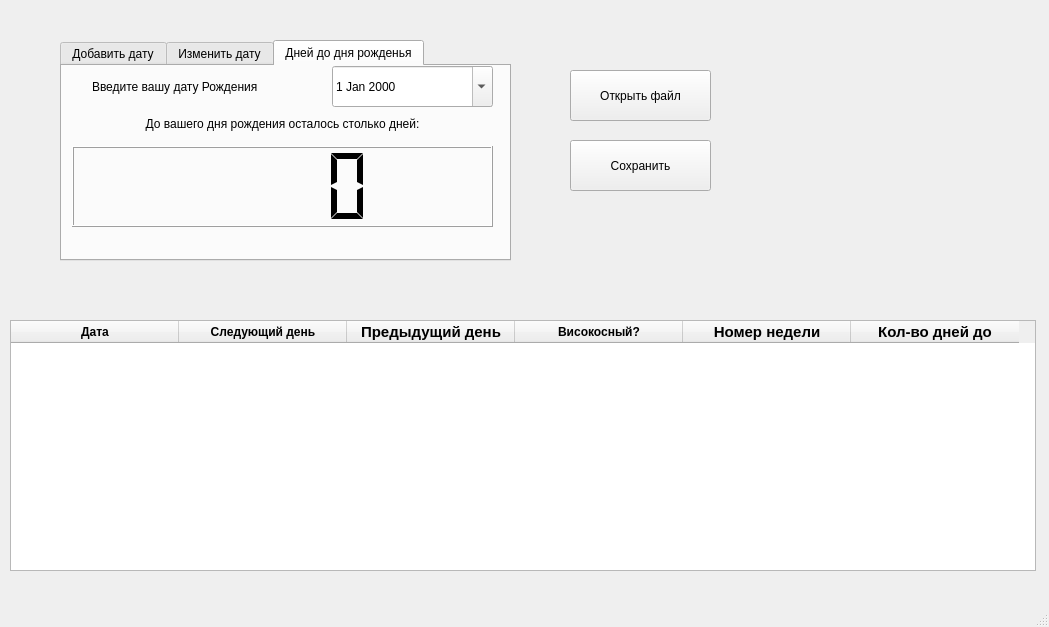
<?xml version="1.0" encoding="UTF-8"?>
<ui version="4.0">
 <class>MainWindow</class>
 <widget class="QMainWindow" name="MainWindow">
  <property name="geometry">
   <rect>
    <x>0</x>
    <y>0</y>
    <width>1049</width>
    <height>627</height>
   </rect>
  </property>
  <property name="windowTitle">
   <string>MainWindow</string>
  </property>
  <widget class="QWidget" name="centralwidget">
   <widget class="QTableWidget" name="table">
    <property name="geometry">
     <rect>
      <x>10</x>
      <y>320</y>
      <width>1026</width>
      <height>251</height>
     </rect>
    </property>
    <property name="lineWidth">
     <number>2</number>
    </property>
    <property name="horizontalScrollBarPolicy">
     <enum>Qt::ScrollBarAsNeeded</enum>
    </property>
    <property name="sizeAdjustPolicy">
     <enum>QAbstractScrollArea::AdjustIgnored</enum>
    </property>
    <property name="editTriggers">
     <set>QAbstractItemView::NoEditTriggers</set>
    </property>
    <property name="selectionBehavior">
     <enum>QAbstractItemView::SelectItems</enum>
    </property>
    <property name="rowCount">
     <number>0</number>
    </property>
    <attribute name="horizontalHeaderVisible">
     <bool>true</bool>
    </attribute>
    <attribute name="horizontalHeaderCascadingSectionResizes">
     <bool>true</bool>
    </attribute>
    <attribute name="horizontalHeaderDefaultSectionSize">
     <number>168</number>
    </attribute>
    <attribute name="verticalHeaderShowSortIndicator" stdset="0">
     <bool>false</bool>
    </attribute>
    <attribute name="verticalHeaderStretchLastSection">
     <bool>false</bool>
    </attribute>
    <column>
     <property name="text">
      <string>Дата</string>
     </property>
     <property name="font">
      <font>
       <family>Ubuntu</family>
       <bold>true</bold>
      </font>
     </property>
    </column>
    <column>
     <property name="text">
      <string>Следующий день</string>
     </property>
     <property name="font">
      <font>
       <family>Ubuntu</family>
       <bold>true</bold>
      </font>
     </property>
    </column>
    <column>
     <property name="text">
      <string>Предыдущий день</string>
     </property>
     <property name="font">
      <font>
       <family>Ubuntu</family>
       <pointsize>11</pointsize>
       <bold>true</bold>
       <stylestrategy>PreferAntialias</stylestrategy>
       <kerning>true</kerning>
      </font>
     </property>
    </column>
    <column>
     <property name="text">
      <string>Високосный?</string>
     </property>
     <property name="font">
      <font>
       <family>Ubuntu</family>
       <bold>true</bold>
      </font>
     </property>
    </column>
    <column>
     <property name="text">
      <string>Номер недели</string>
     </property>
     <property name="font">
      <font>
       <family>Ubuntu</family>
       <pointsize>11</pointsize>
       <bold>true</bold>
      </font>
     </property>
    </column>
    <column>
     <property name="text">
      <string>Кол-во дней до</string>
     </property>
     <property name="font">
      <font>
       <family>Ubuntu</family>
       <pointsize>11</pointsize>
       <bold>true</bold>
      </font>
     </property>
    </column>
   </widget>
   <widget class="QTabWidget" name="tabWidget">
    <property name="geometry">
     <rect>
      <x>60</x>
      <y>40</y>
      <width>451</width>
      <height>221</height>
     </rect>
    </property>
    <property name="currentIndex">
     <number>2</number>
    </property>
    <property name="iconSize">
     <size>
      <width>16</width>
      <height>16</height>
     </size>
    </property>
    <widget class="QWidget" name="Add">
     <attribute name="title">
      <string>Добавить дату</string>
     </attribute>
     <widget class="QPushButton" name="addDate">
      <property name="geometry">
       <rect>
        <x>70</x>
        <y>90</y>
        <width>311</width>
        <height>51</height>
       </rect>
      </property>
      <property name="text">
       <string>Добавить дату</string>
      </property>
     </widget>
     <widget class="QDateEdit" name="DateAddText">
      <property name="geometry">
       <rect>
        <x>30</x>
        <y>30</y>
        <width>391</width>
        <height>51</height>
       </rect>
      </property>
      <property name="alignment">
       <set>Qt::AlignCenter</set>
      </property>
      <property name="dateTime">
       <datetime>
        <hour>0</hour>
        <minute>0</minute>
        <second>0</second>
        <year>2024</year>
        <month>3</month>
        <day>23</day>
       </datetime>
      </property>
      <property name="time">
       <time>
        <hour>0</hour>
        <minute>0</minute>
        <second>0</second>
       </time>
      </property>
      <property name="minimumDateTime">
       <datetime>
        <hour>18</hour>
        <minute>29</minute>
        <second>12</second>
        <year>1752</year>
        <month>9</month>
        <day>14</day>
       </datetime>
      </property>
      <property name="minimumDate">
       <date>
        <year>1752</year>
        <month>9</month>
        <day>14</day>
       </date>
      </property>
      <property name="calendarPopup">
       <bool>true</bool>
      </property>
      <property name="date">
       <date>
        <year>2024</year>
        <month>3</month>
        <day>23</day>
       </date>
      </property>
     </widget>
     <widget class="QLabel" name="label_4">
      <property name="geometry">
       <rect>
        <x>30</x>
        <y>10</y>
        <width>391</width>
        <height>16</height>
       </rect>
      </property>
      <property name="text">
       <string>Введите дату для добавления</string>
      </property>
      <property name="alignment">
       <set>Qt::AlignCenter</set>
      </property>
     </widget>
    </widget>
    <widget class="QWidget" name="chn">
     <attribute name="title">
      <string>Изменить дату</string>
     </attribute>
     <widget class="QPushButton" name="changeDate">
      <property name="geometry">
       <rect>
        <x>70</x>
        <y>150</y>
        <width>311</width>
        <height>31</height>
       </rect>
      </property>
      <property name="text">
       <string>Изменить дату</string>
      </property>
     </widget>
     <widget class="QLineEdit" name="lineEdit">
      <property name="geometry">
       <rect>
        <x>20</x>
        <y>10</y>
        <width>411</width>
        <height>51</height>
       </rect>
      </property>
      <property name="mouseTracking">
       <bool>true</bool>
      </property>
      <property name="autoFillBackground">
       <bool>false</bool>
      </property>
      <property name="inputMask">
       <string/>
      </property>
      <property name="text">
       <string> Введите номер для изменения</string>
      </property>
      <property name="maxLength">
       <number>50</number>
      </property>
      <property name="echoMode">
       <enum>QLineEdit::Normal</enum>
      </property>
      <property name="cursorPosition">
       <number>28</number>
      </property>
      <property name="alignment">
       <set>Qt::AlignCenter</set>
      </property>
      <property name="clearButtonEnabled">
       <bool>true</bool>
      </property>
     </widget>
     <widget class="QDateEdit" name="DateChangeText">
      <property name="geometry">
       <rect>
        <x>20</x>
        <y>100</y>
        <width>411</width>
        <height>31</height>
       </rect>
      </property>
      <property name="alignment">
       <set>Qt::AlignCenter</set>
      </property>
      <property name="calendarPopup">
       <bool>true</bool>
      </property>
     </widget>
     <widget class="QLabel" name="label_3">
      <property name="geometry">
       <rect>
        <x>20</x>
        <y>70</y>
        <width>411</width>
        <height>16</height>
       </rect>
      </property>
      <property name="text">
       <string>Введите дату для изменения</string>
      </property>
      <property name="alignment">
       <set>Qt::AlignCenter</set>
      </property>
     </widget>
    </widget>
    <widget class="QWidget" name="birth">
     <property name="font">
      <font>
       <bold>false</bold>
      </font>
     </property>
     <attribute name="title">
      <string>Дней до дня рожденья</string>
     </attribute>
     <widget class="QLCDNumber" name="lcdNumber">
      <property name="geometry">
       <rect>
        <x>10</x>
        <y>80</y>
        <width>421</width>
        <height>81</height>
       </rect>
      </property>
      <property name="smallDecimalPoint">
       <bool>true</bool>
      </property>
      <property name="digitCount">
       <number>4</number>
      </property>
      <property name="segmentStyle">
       <enum>QLCDNumber::Flat</enum>
      </property>
     </widget>
     <widget class="QDateEdit" name="DateBirthdayText">
      <property name="geometry">
       <rect>
        <x>270</x>
        <y>0</y>
        <width>161</width>
        <height>41</height>
       </rect>
      </property>
      <property name="autoFillBackground">
       <bool>false</bool>
      </property>
      <property name="currentSection">
       <enum>QDateTimeEdit::DaySection</enum>
      </property>
      <property name="calendarPopup">
       <bool>true</bool>
      </property>
     </widget>
     <widget class="QLabel" name="label">
      <property name="geometry">
       <rect>
        <x>10</x>
        <y>50</y>
        <width>421</width>
        <height>16</height>
       </rect>
      </property>
      <property name="text">
       <string>До вашего дня рождения осталось столько дней:</string>
      </property>
      <property name="alignment">
       <set>Qt::AlignCenter</set>
      </property>
     </widget>
     <widget class="QLabel" name="label_2">
      <property name="geometry">
       <rect>
        <x>30</x>
        <y>10</y>
        <width>241</width>
        <height>21</height>
       </rect>
      </property>
      <property name="text">
       <string>Введите вашу дату Рождения</string>
      </property>
     </widget>
    </widget>
   </widget>
   <widget class="QPushButton" name="openfile">
    <property name="geometry">
     <rect>
      <x>570</x>
      <y>70</y>
      <width>141</width>
      <height>51</height>
     </rect>
    </property>
    <property name="text">
     <string>Открыть файл</string>
    </property>
   </widget>
   <widget class="QPushButton" name="savefile">
    <property name="geometry">
     <rect>
      <x>570</x>
      <y>140</y>
      <width>141</width>
      <height>51</height>
     </rect>
    </property>
    <property name="text">
     <string>Сохранить</string>
    </property>
   </widget>
  </widget>
  <widget class="QMenuBar" name="menubar">
   <property name="geometry">
    <rect>
     <x>0</x>
     <y>0</y>
     <width>1049</width>
     <height>22</height>
    </rect>
   </property>
  </widget>
  <widget class="QStatusBar" name="statusbar"/>
 </widget>
 <resources/>
 <connections/>
</ui>
